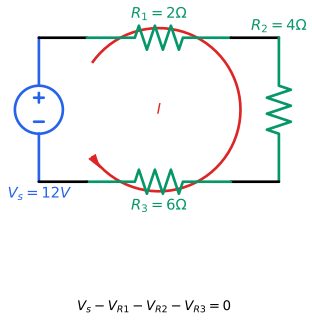

This figure's Python source:
#!/usr/bin/env python3
"""
fig_03_lvk_malla.py - Ilustración de Ley de Voltajes de Kirchhoff (LVK)
Genera: fig_03_lvk_malla.svg

Muestra: Σv = 0 alrededor de una malla cerrada
"""

import os
import sys
sys.path.insert(0, os.path.join(os.path.dirname(__file__), '..', '..', '..', '00-META', 'tools'))

import schemdraw
import schemdraw.elements as elm
from styles.style_config import apply_style, COLORS

apply_style()

BASE_NAME = os.path.join(os.path.dirname(__file__), 
                         os.path.splitext(os.path.basename(__file__))[0])
OUTPUT_SVG = BASE_NAME + '.svg'
OUTPUT_PNG = BASE_NAME + '.png'

with schemdraw.Drawing(show=False) as d:
    d.config(unit=3, fontsize=11)
    
    # Fuente de voltaje
    d += (V := elm.SourceV().up().label('$V_s = 12V$', loc='left').color(COLORS['primary']))
    
    # Resistor R1 en la parte superior
    d += elm.Line().right().length(1)
    d += (R1 := elm.Resistor().right().label('$R_1 = 2Ω$', loc='top').color(COLORS['secondary']))
    d += elm.Line().right().length(1)
    
    # Resistor R2 bajando
    d += (R2 := elm.Resistor().down().label('$R_2 = 4Ω$', loc='right').color(COLORS['secondary']))
    
    # Línea de retorno
    d += elm.Line().left().length(1)
    
    # Resistor R3 en la parte inferior
    d += (R3 := elm.Resistor().left().label('$R_3 = 6Ω$', loc='bottom').color(COLORS['secondary']))
    d += elm.Line().left().length(1)
    
    # Corriente de malla
    d += elm.LoopCurrent([V, R1, R2, R3], direction='cw').label('$I$').color(COLORS['accent'])
    
    # Ecuación LVK - usar fontsize en label()
    d += elm.Label().at((2.5, -2.5)).label('$V_s - V_{R1} - V_{R2} - V_{R3} = 0$', fontsize=10)

    d.save(OUTPUT_SVG)
    d.save(OUTPUT_PNG, dpi=150)

print(f"✓ Generado: {OUTPUT_SVG}")
print(f"✓ Generado: {OUTPUT_PNG}")
